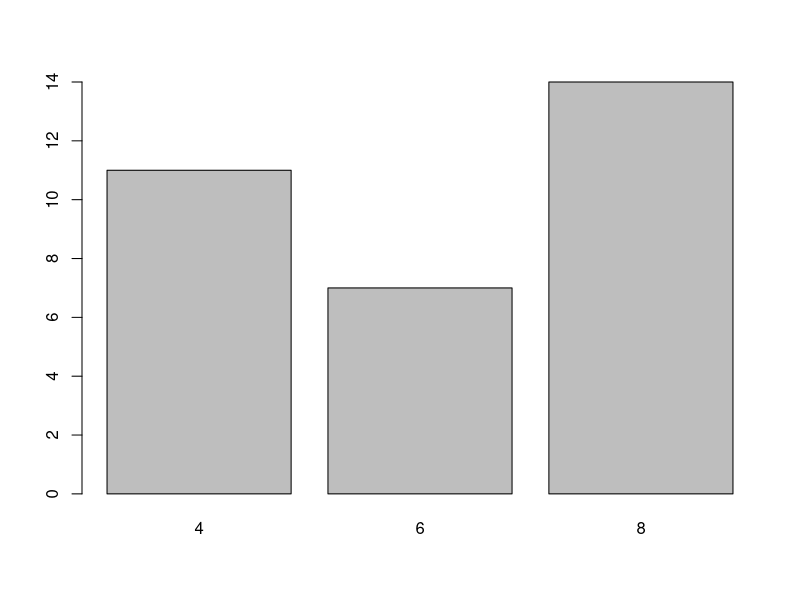
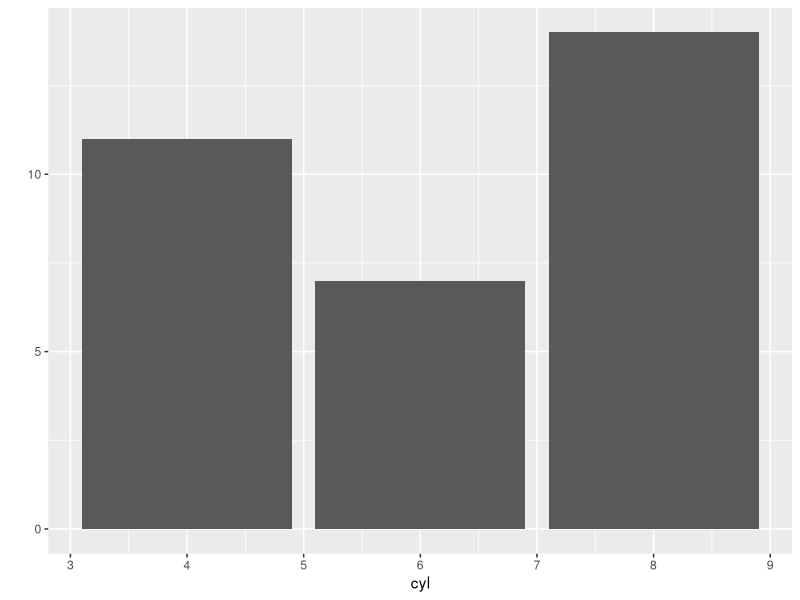
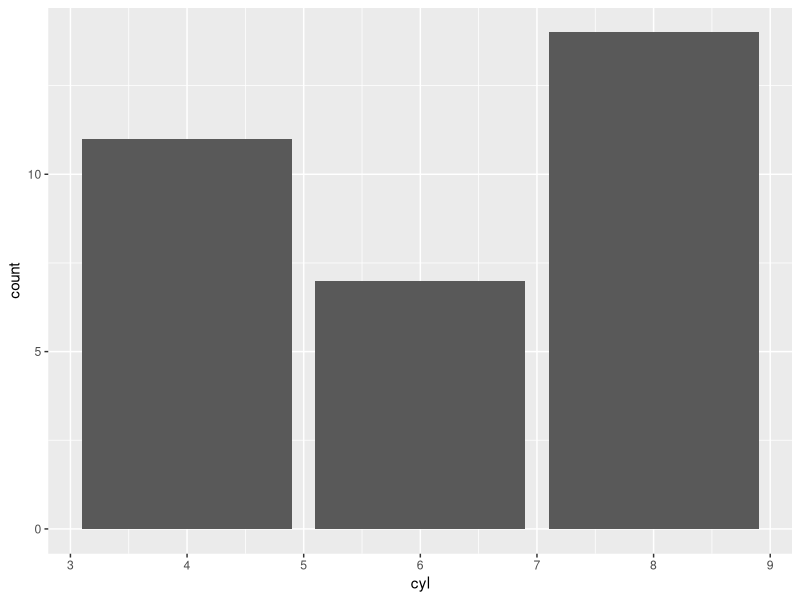
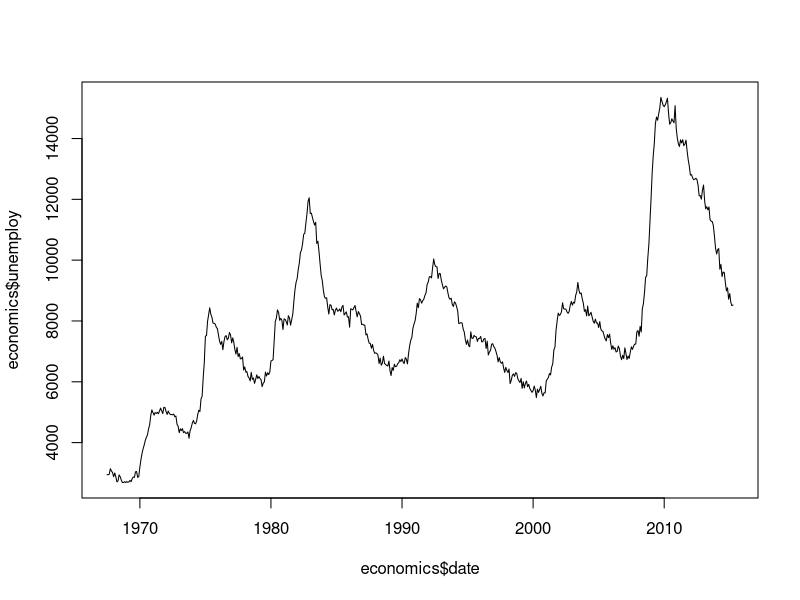
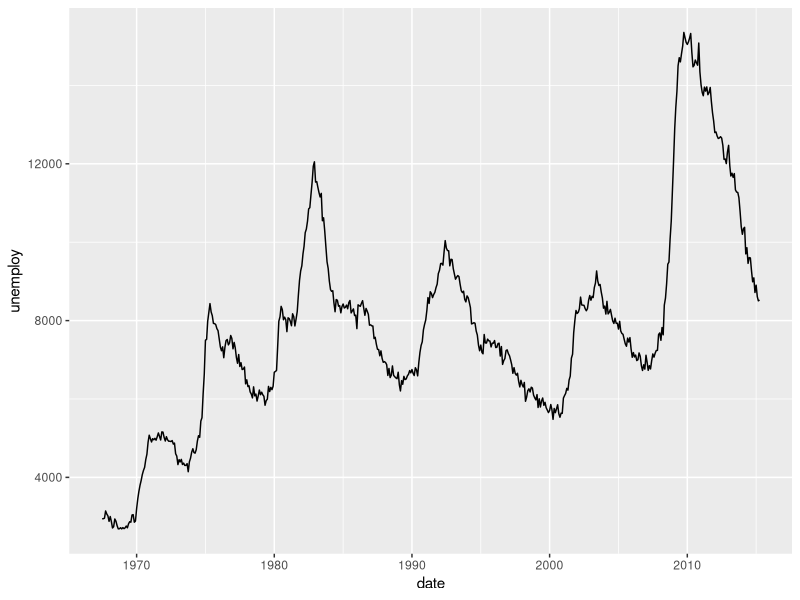
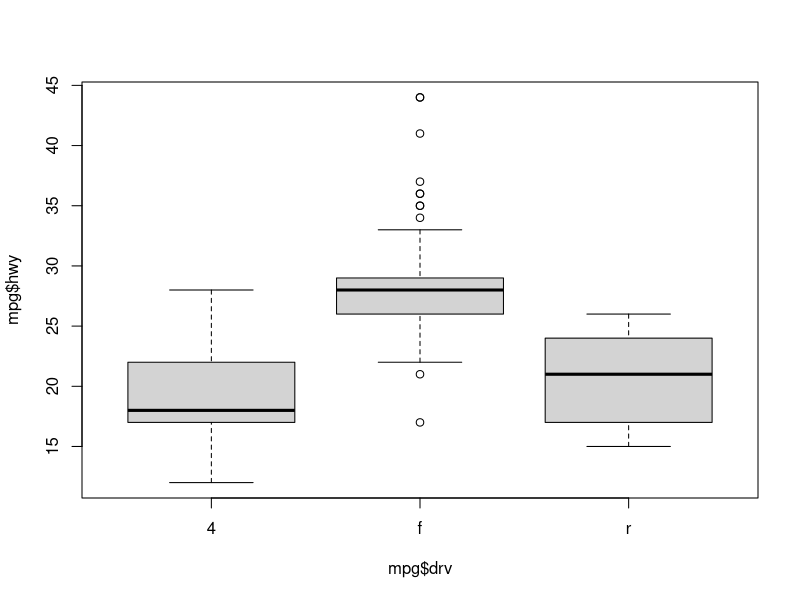
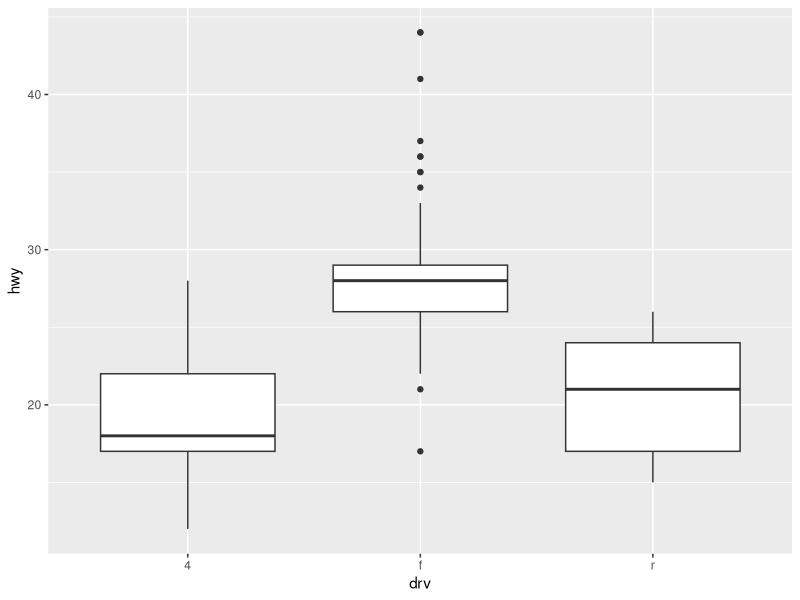
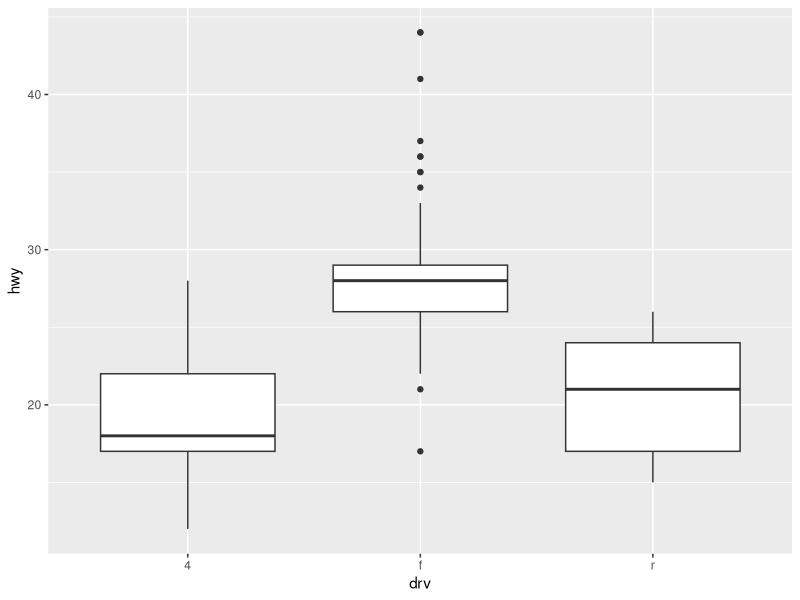

These charts were generated, in order, by the following R code:
# ggplot2 패키지 실습

install.packages('ggplot2')
library(ggplot2)
#################################
######## 막대차트
#################################
mtcars
mtcars_table<-table(mtcars$cyl)
mtcars_table

# R 기본 막대차트
barplot(mtcars_table)

# ggplot2 막대차트 - 옵션이 더 많음.
qplot(data = mtcars, x= cyl, geom = 'bar')
ggplot(mtcars, aes(x=cyl)) + geom_bar()

#################################
######## 라인차트
#################################
View(economics)
# R 기본 라인 차트
plot(economics$date, economics$unemploy, type='l')

#ggplot2 라인차트
qplot(data = economics, x = date, y=unemploy, geom="line")

#################################
######## 박스차트
#################################
mpg

# R 기본 박스상자
boxplot(mpg$hwy ~mpg$drv)

#ggplot2 박스상자
qplot(data=mpg, x=drv, y=hwy, geom="boxplot")
ggplot(data=mpg, aes(x=drv, y=hwy)) + geom_boxplot()

#################################
######## 히스토그램
#################################

# R 기본 히스토그램
hist(iris$Sepal.Length)

# ggplot2 히스토그램
qplot(data=iris, x= Sepal.Width, geom="histogram")
ggplot(data=iris, aes(x=Sepal.Width)) + geom_histogram()

#################################
######## 산정도
#################################

# R 기본 산정도
plot(iris[,3:4], pch=16, col=iris$Species)

# ggplot2 산정도
qplot(data=iris,
      x=Petal.Length,
      y=Petal.Width,
      color=Species,
      geom='point')

ggplot(data=iris,
       aes(x=Petal.Length,
           y=Petal.Width, color=Species))+geom_point()
